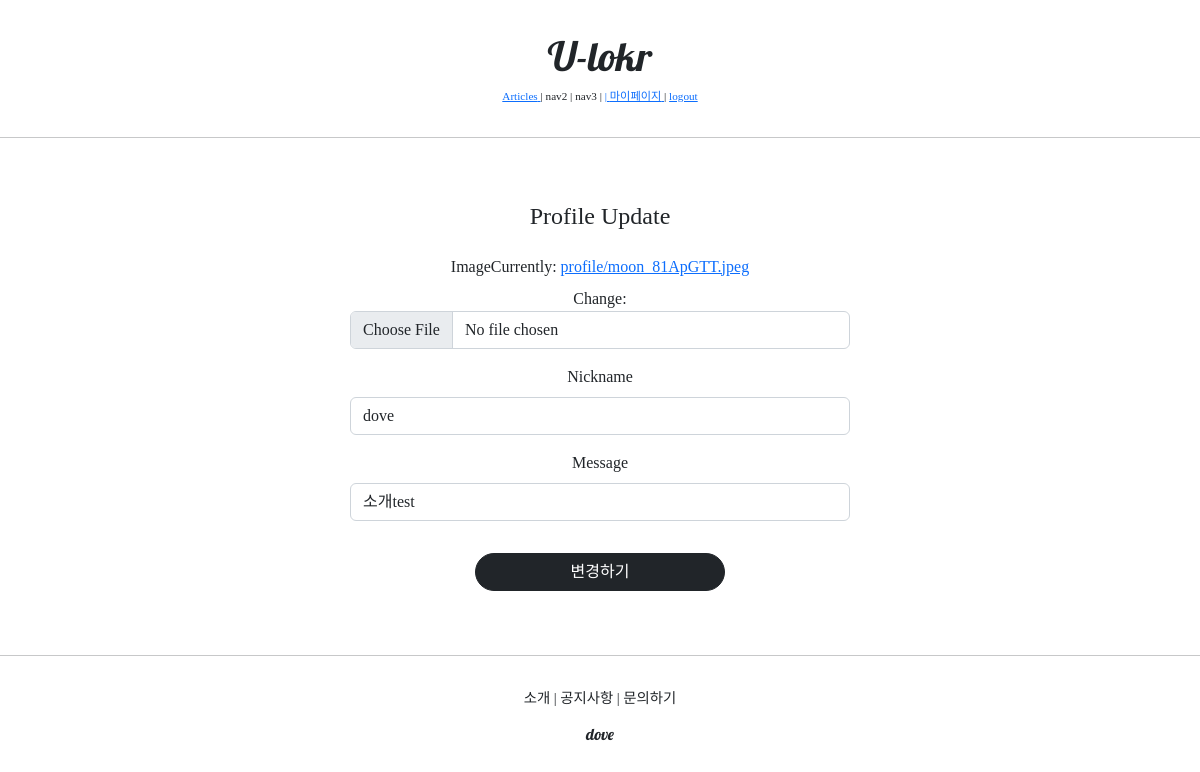
/profiles/update/1 (signed in), run on an earlier commit of the app's database.
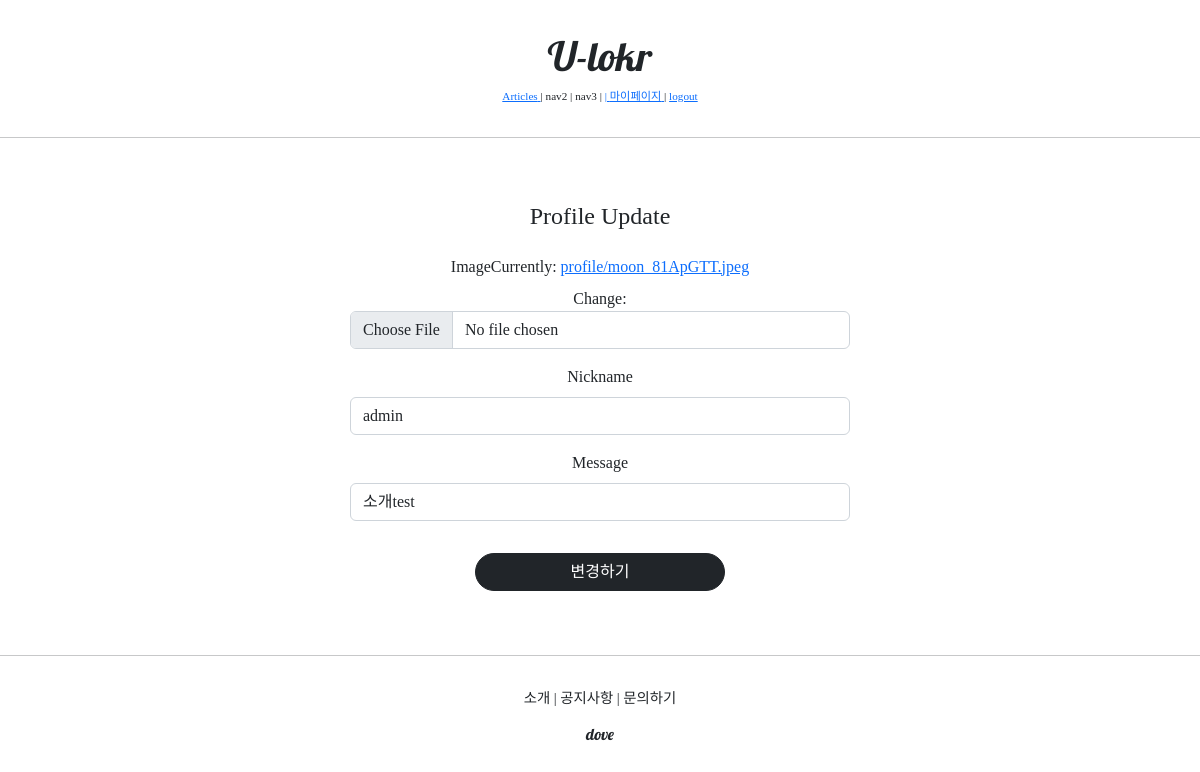
And on a later commit of the database.
### profileapp/models.py (models this page shows)
class Profile(models.Model):
    user = models.OneToOneField(User, on_delete=models.CASCADE, related_name="profile")
    image = models.ImageField(upload_to='profile/', null=True) #프로필 사진 필드. setting.py에서 정의한 media/에 profile폴더가 새로 만들어진다. null은 이미지를 안 올려도 된다는 뜻
    nickname = models.CharField(max_length=20, unique=True, null=True) #닉네임 필드
    message = models.CharField(max_length=100, null=True) #간단한 소개 필드

### profileapp/views.py (the view, shortened to what this page needs)
# urls.py: path('update/<int:pk>', ProfileUpdateView.as_view(), name='update'),
@method_decorator(profile_ownership_required,'get')
@method_decorator(profile_ownership_required,'post')
class ProfileUpdateView(UpdateView): #사실 Update는 기존 내용 수정이기 때문에 CreateView와 거의 유사하다.
    model = Profile
    context_object_name = 'target_profile'
    form_class = ProfileCreationForm #이것도 그대로 쓴다
    success_url = reverse_lazy("accountapp:hello_world")
    template_name = 'profileapp/update.html'

### profileapp/forms.py
class ProfileCreationForm(ModelForm): #클래스의 인자는 상속을 의미하는 것 기억
    class Meta:
        model = Profile #내부 클래스 Meta는 고정, 여기서 model을 받아온다
        fields = ['image', 'nickname', 'message']	#model과 field, Meta는 고정 형식이다. form은 말 그대로 html의 form이다 fields s 빼먹으면 클난다..

### profileapp/templates/profileapp/update.html (shortened to what this page needs)
{% extends 'base.html' %}
{% load bootstrap4 %}
{% block content %}
	<div style="text-align:center; max-width:500px; margin:4rem auto;">
        <div class="mb-4">
            <h4>Profile Update</h4>
        </div>
        <form action="{% url 'profileapp:update' pk=target_profile.pk %}" method="post", enctype='multipart/form-data'>
            {% bootstrap_form form %}
            <input type="submit" class="btn btn-dark rounded-pill col-6 mt-3" value="변경하기">
        </form>
    </div>
{% endblock %}

What changed in the data, as far as the page shows it:
changed Profile "소개test": nickname "dove" → "admin"
